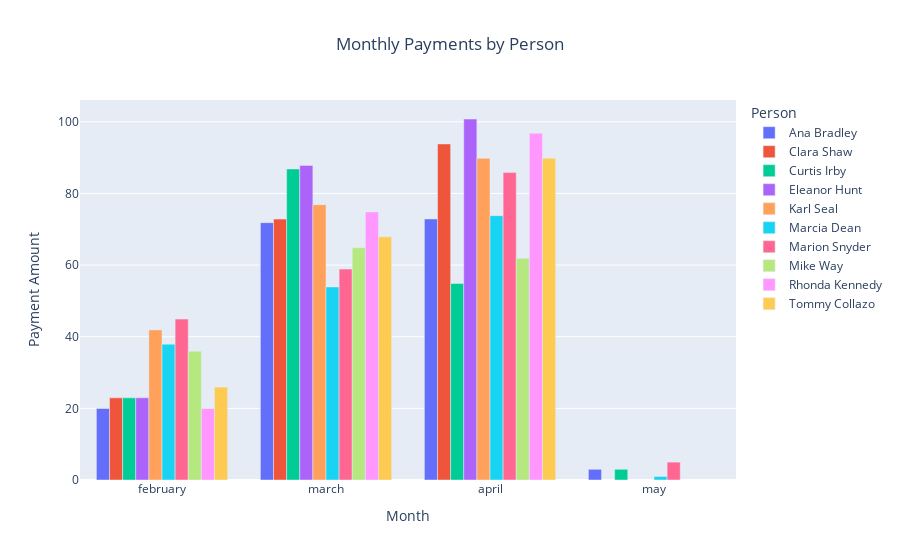

The notebook cell this image was saved under:
### Code cell
import pandas as pd
import plotly.graph_objects as go

# データを読み込む
data = pd.read_csv("SQL_Homework4.csv")

# データの加工
data['pay_mon'] = data['pay_mon'].str.strip()  # 文字列の前後の空白を削除

# 各人ごとにデータを分割
names = data['fullname'].unique()
fig = go.Figure()

for name in names:
    person_data = data[data['fullname'] == name]
    fig.add_trace(go.Bar(x=person_data['pay_mon'],
                         y=person_data['pay_amount'],
                         name=name))

# レイアウトの設定
fig.update_layout(title="Monthly Payments by Person",
                  xaxis_title="Month",
                  yaxis_title="Payment Amount",
                  barmode='group',
                  legend_title="Person",
                  title_x=0.5)  # タイトルを中央に配置

# グラフの表示
fig.show()

### Figure 1 — Plotly figure (JSON) as saved in the notebook; plotly's stock layout.template omitted (floating-point values rounded to 4 significant figures)
{"data": [{"name": "Ana Bradley", "type": "bar", "x": ["february", "march", "april", "may"], "y": [19.96, 71.84, 72.88, 2.99]}, {"name": "Clara Shaw", "type": "bar", "x": ["february", "march", "april"], "y": [22.94, 72.84, 93.82]}, {"name": "Curtis Irby", "type": "bar", "x": ["february", "march", "april", "may"], "y": [22.94, 86.83, 54.86, 2.99]}, {"name": "Eleanor Hunt", "type": "bar", "x": ["february", "march", "april"], "y": [22.95, 87.82, 100.8]}, {"name": "Karl Seal", "type": "bar", "x": ["february", "march", "april"], "y": [41.91, 76.87, 89.8]}, {"name": "Marcia Dean", "type": "bar", "x": ["february", "march", "april", "may"], "y": [37.92, 53.9, 73.8, 0.99]}, {"name": "Marion Snyder", "type": "bar", "x": ["february", "march", "april", "may"], "y": [44.92, 58.88, 85.82, 4.99]}, {"name": "Mike Way", "type": "bar", "x": ["february", "march", "april"], "y": [35.94, 64.85, 61.88]}, {"name": "Rhonda Kennedy", "type": "bar", "x": ["february", "march", "april"], "y": [19.96, 74.85, 96.81]}, {"name": "Tommy Collazo", "type": "bar", "x": ["february", "march", "april"], "y": [25.93, 67.88, 89.82]}], "layout": {"barmode": "group", "legend": {"title": {"text": "Person"}}, "title": {"text": "Monthly Payments by Person", "x": 0.5}, "xaxis": {"title": {"text": "Month"}}, "yaxis": {"title": {"text": "Payment Amount"}}}}
